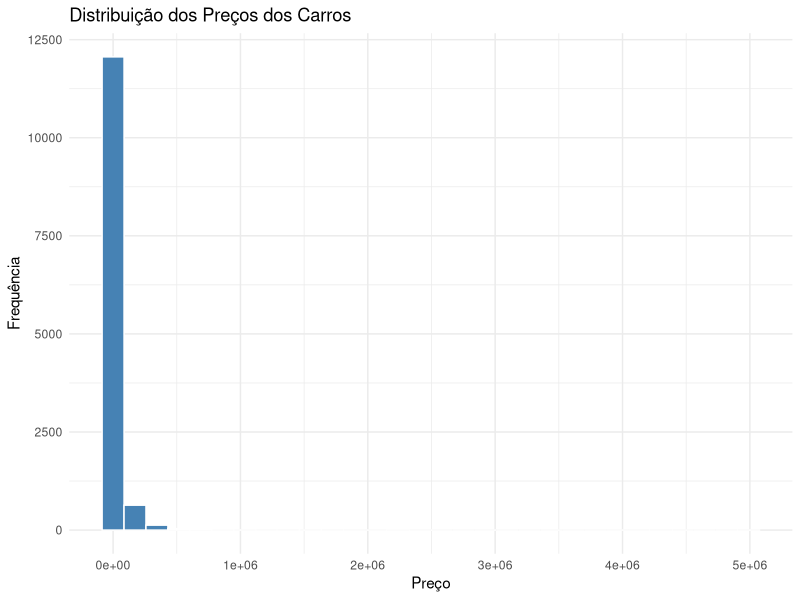
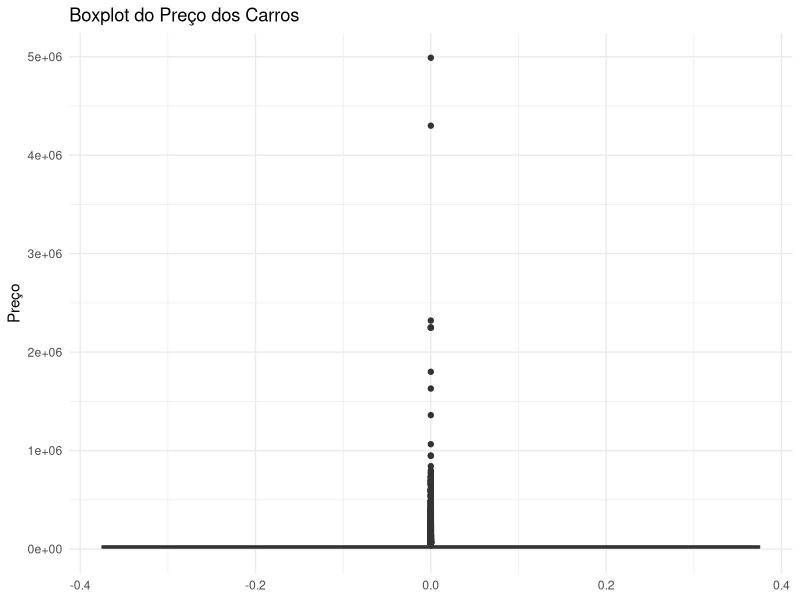
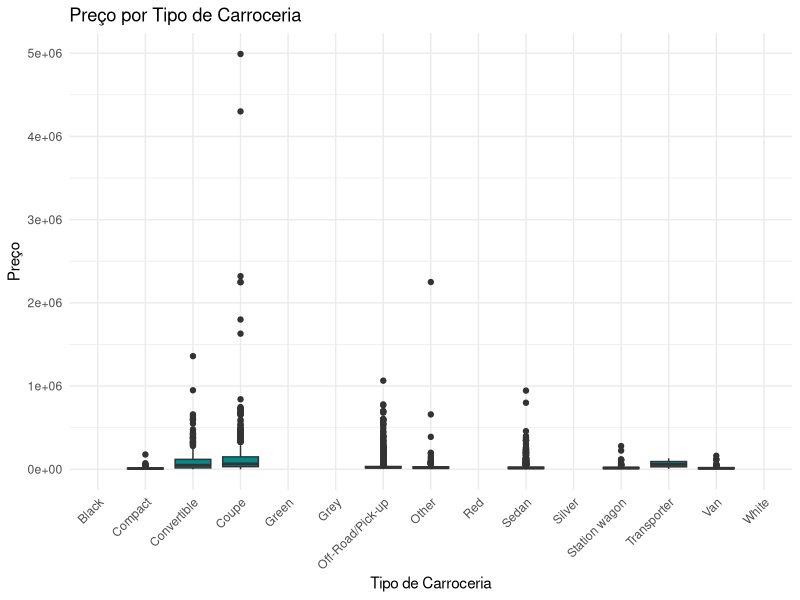
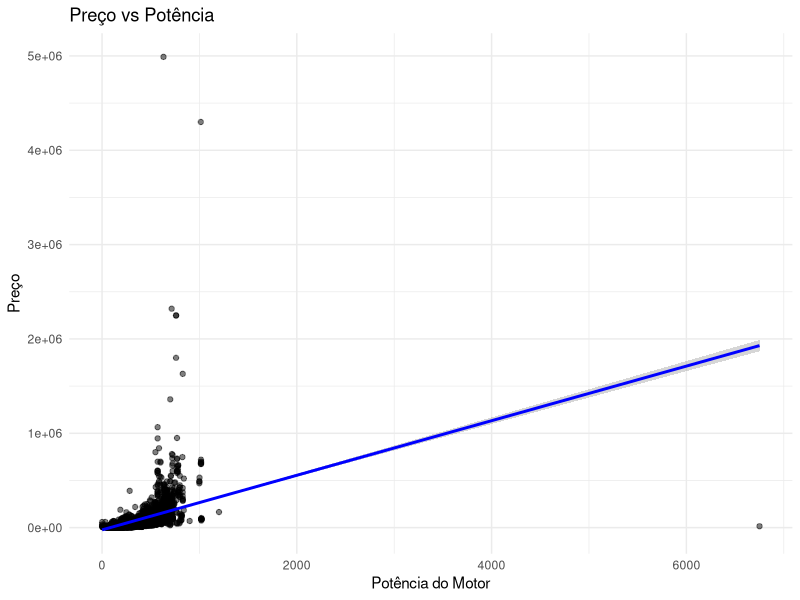
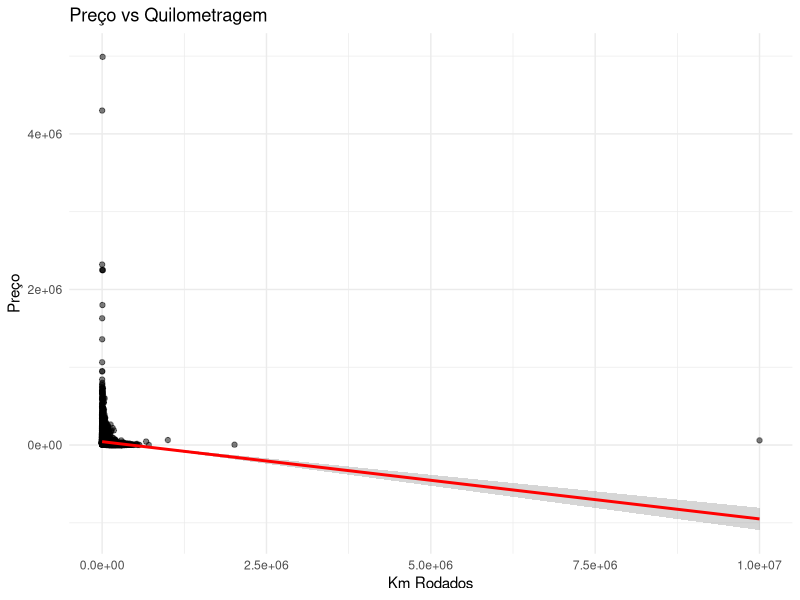
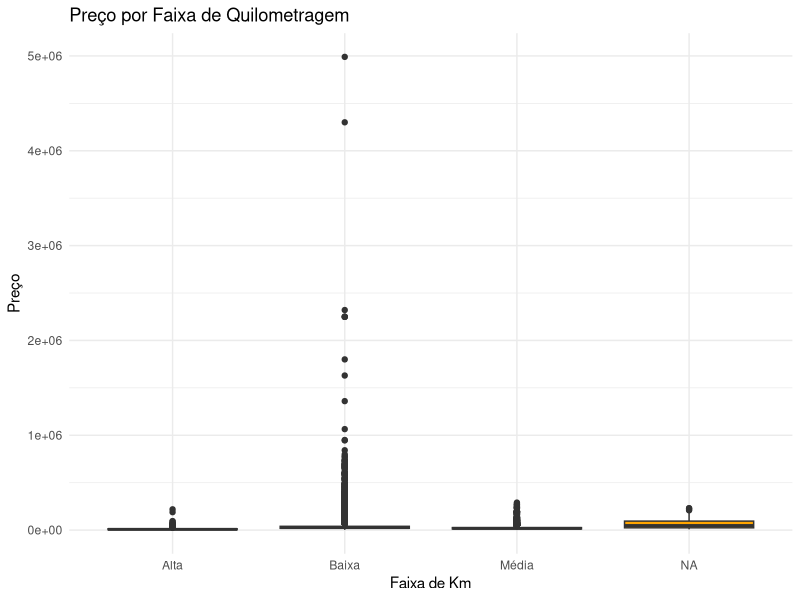

R code for these plots, in order: (Note: this script raises an error after producing the figures.)
setwd("C:/Users/ricar/OneDrive/Desktop/UTFPR/PROBABILIDADE E ESTATISTICA/trabalho")


# ====================================
# ANÁLISE ESTATÍSTICA DO PREÇO DE CARROS
# ====================================

# Carregando bibliotecas
library(tidyverse)

# Importando os dados
dados <- read.csv("dados_corrigidos_numericos.csv")

# ===============================
# 1. Comportamento da variável Preço
# ===============================

# Estatísticas descritivas
summary(dados$Price)

# Histograma da variável preço
ggplot(dados, aes(x = Price)) +
  geom_histogram(bins = 30, fill = "steelblue", color = "white") +
  labs(title = "Distribuição dos Preços dos Carros", x = "Preço", y = "Frequência") +
  theme_minimal()

# Boxplot do preço
ggplot(dados, aes(y = Price)) +
  geom_boxplot(fill = "tomato") +
  labs(title = "Boxplot do Preço dos Carros", y = "Preço") +
  theme_minimal()

# ===============================
# 2. Diferença nos preços médios entre tipos de carroceria
# ===============================

# Boxplot por tipo de carroceria
ggplot(dados, aes(x = Body.Type, y = Price)) +
  geom_boxplot(fill = "darkcyan") +
  labs(title = "Preço por Tipo de Carroceria", x = "Tipo de Carroceria", y = "Preço") +
  theme_minimal() +
  theme(axis.text.x = element_text(angle = 45, hjust = 1))

# ANOVA entre tipos de carroceria
anova_model <- aov(Price ~ Body.Type, data = dados)
summary(anova_model)

# ===============================
# 3. Influência da potência e quilometragem no preço
# ===============================

# Correlações
cor(dados$Power, dados$Price, use = "complete.obs")
cor(dados$Kilometers, dados$Price, use = "complete.obs")

# Gráfico de dispersão: Potência vs Preço
ggplot(dados, aes(x = Power, y = Price)) +
  geom_point(alpha = 0.5) +
  geom_smooth(method = "lm", color = "blue") +
  labs(title = "Preço vs Potência", x = "Potência do Motor", y = "Preço") +
  theme_minimal()

# Gráfico de dispersão: Km vs Preço
ggplot(dados, aes(x = Kilometers, y = Price)) +
  geom_point(alpha = 0.5) +
  geom_smooth(method = "lm", color = "red") +
  labs(title = "Preço vs Quilometragem", x = "Km Rodados", y = "Preço") +
  theme_minimal()

# Regressão linear múltipla
modelo <- lm(Price ~ Power + Kilometers, data = dados)
summary(modelo)

# ===============================
# 4. Padrões de preço por faixa de quilometragem
# ===============================

# Criar faixas de quilometragem
dados <- dados %>%
  mutate(km_faixa = case_when(
    Kilometers < 50000 ~ "Baixa",
    Kilometers >= 50000 & Kilometers < 150000 ~ "Média",
    Kilometers >= 150000 ~ "Alta"
  ))

# Boxplot por faixa de quilometragem
ggplot(dados, aes(x = km_faixa, y = Price)) +
  geom_boxplot(fill = "orange") +
  labs(title = "Preço por Faixa de Quilometragem", x = "Faixa de Km", y = "Preço") +
  theme_minimal()

# ANOVA entre faixas de quilometragem
anova_km <- aov(Price ~ km_faixa, data = dados)
summary(anova_km)


# Gráfico com zoom no eixo X (formato de sino mais claro)
ggplot(dados_limpos, aes(x = z_price)) +
  geom_histogram(aes(y = ..density..), bins = 60, fill = "lightblue", color = "black") +
  stat_function(fun = dnorm, args = list(mean = 0, sd = 1),
                color = "darkred", size = 1.3) +
  coord_cartesian(xlim = c(-4, 4)) +  # Limita visualização ao intervalo onde o sino aparece
  labs(title = "Distribuição Normal Padronizada (Formato de Sino)",
       x = "Preço Padronizado (Z-score)",
       y = "Densidade") +
  theme_minimal()


# Calcular a taxa lambda da exponencial
lambda <- 1 / mean(dados_limpos$Price)

# Histograma com curva exponencial ajustada e menos zoom
ggplot(dados_limpos, aes(x = Price)) +
  geom_histogram(aes(y = ..density..), bins = 60, fill = "lightgreen", color = "black") +
  stat_function(fun = dexp, args = list(rate = lambda), color = "darkgreen", size = 1.2) +
  coord_cartesian(xlim = c(0, quantile(dados_limpos$Price, 0.98))) +  # Percentil 98 em vez de 95
  labs(title = "Distribuição Exponencial Ajustada ao Preço dos Carros",
       x = "Preço",
       y = "Densidade") +
  theme_minimal()

# Carregar bibliotecas
library(tidyverse)

# Remover valores ausentes da variável de interesse
dados_limpos <- dados[!is.na(dados$Price), ]

# -------------------------------
# Medidas de Tendência Central
# -------------------------------

# Média
media <- mean(dados_limpos$Price)

# Mediana
mediana <- median(dados_limpos$Price)

# Moda (função customizada)
moda <- function(x) {
  ux <- unique(x)
  ux[which.max(tabulate(match(x, ux)))]
}
moda_preco <- moda(dados_limpos$Price)

# -------------------------------
# Medidas de Dispersão
# -------------------------------

# Amplitude
amplitude <- diff(range(dados_limpos$Price))

# Desvio padrão
desvio_padrao <- sd(dados_limpos$Price)

# Variância
variancia <- var(dados_limpos$Price)

# Intervalo interquartil
iqr <- IQR(dados_limpos$Price)

# -------------------------------
# Medidas de Posição
# -------------------------------

quartis <- quantile(dados_limpos$Price, probs = c(0.25, 0.5, 0.75))
percentis <- quantile(dados_limpos$Price, probs = c(0.10, 0.90))

# -------------------------------
# Resumo organizado
# -------------------------------

medidas <- data.frame(
  Medida = c("Média", "Mediana", "Moda", "Amplitude", "Desvio Padrão", "Variância", "IQR", 
             "1º Quartil (Q1)", "2º Quartil (Q2)", "3º Quartil (Q3)", 
             "10º Percentil", "90º Percentil"),
  Valor = c(media, mediana, moda_preco, amplitude, desvio_padrao, variancia, iqr,
            quartis[1], quartis[2], quartis[3], percentis[1], percentis[2])
)

# Exibir a tabela (no R Markdown ou relatório)
print(medidas)

# Se quiser em tabela mais bonita no relatório:
# install.packages("knitr") # se ainda não tiver
library(knitr)
kable(medidas, caption = "Medidas Estatísticas do Preço dos Carros")

# Carregar o conjunto de dados
dados <- read.csv("dados_corrigidos_numericos.csv")

# Carregar pacotes
library(dplyr)

# Criar as faixas de quilometragem
dados <- dados %>%
  mutate(km_faixa = case_when(
    Kilometers < 50000 ~ "Baixa",
    Kilometers >= 50000 & Kilometers < 150000 ~ "Média",
    Kilometers >= 150000 ~ "Alta",
    TRUE ~ NA_character_
  ))

# Remover NAs
dados_anova <- na.omit(dados)

# ANOVA
anova_model <- aov(Price ~ km_faixa, data = dados_anova)
summary(anova_model)


# Carregar os dados
dados <- read.csv("dados_corrigidos_numericos.csv", stringsAsFactors = FALSE)

# Remover valores ausentes da variável de interesse
dados <- dados %>% filter(!is.na(Price), Brand %in% c("Fiat", "Chevrolet"))

# Separar os grupos
fiat <- dados %>% filter(Brand == "Fiat") %>% pull(Price)
chevrolet <- dados %>% filter(Brand == "Chevrolet") %>% pull(Price)

# Medianas para referência
cat("Mediana Fiat:", median(fiat), "\n")
cat("Mediana Chevrolet:", median(chevrolet), "\n")

# Teste de Wilcoxon (não paramétrico)
teste <- wilcox.test(fiat, chevrolet, alternative = "two.sided")

# Resultado
print(teste)

# Interpretação simples
if (teste$p.value < 0.05) {
  cat("Rejeitamos H0: Há diferença significativa entre os preços.\n")
} else {
  cat("Não rejeitamos H0: Não há diferença significativa.\n")
}


